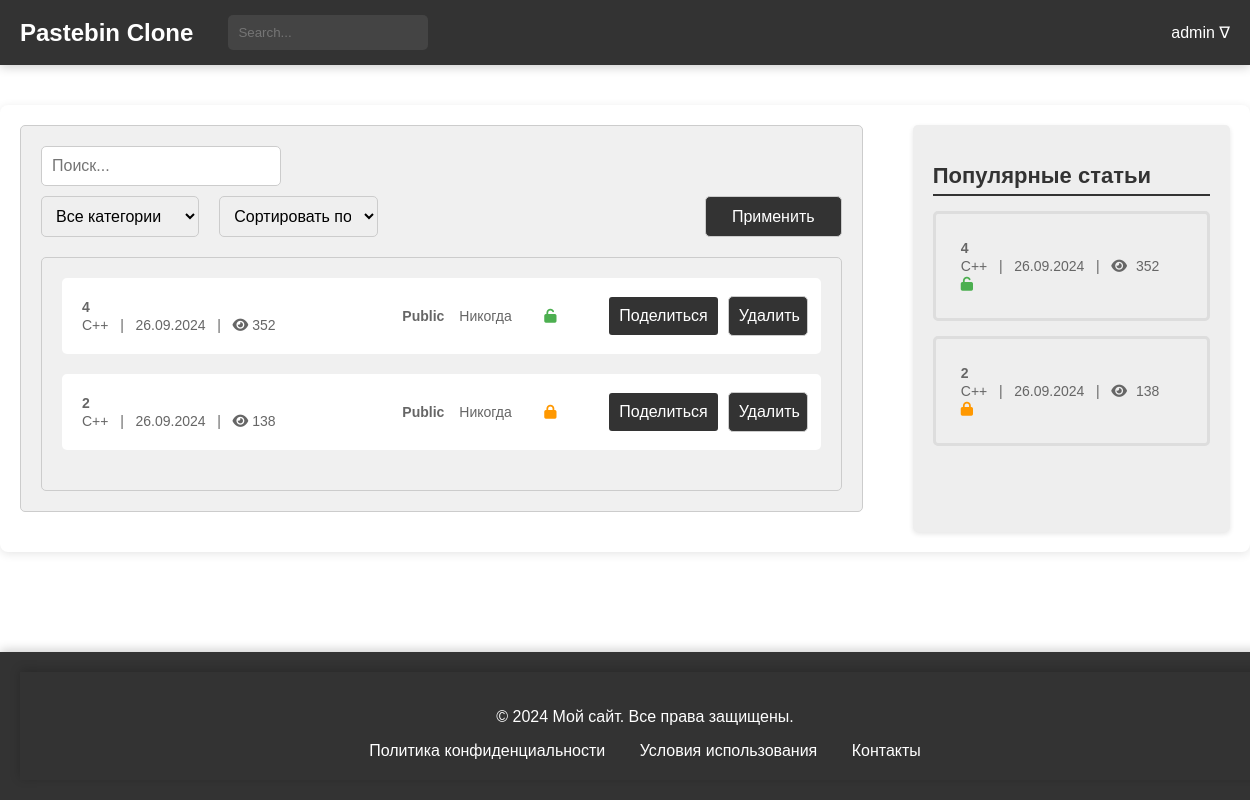
The page /users/posts/ (signed in) on the database as committed earlier.
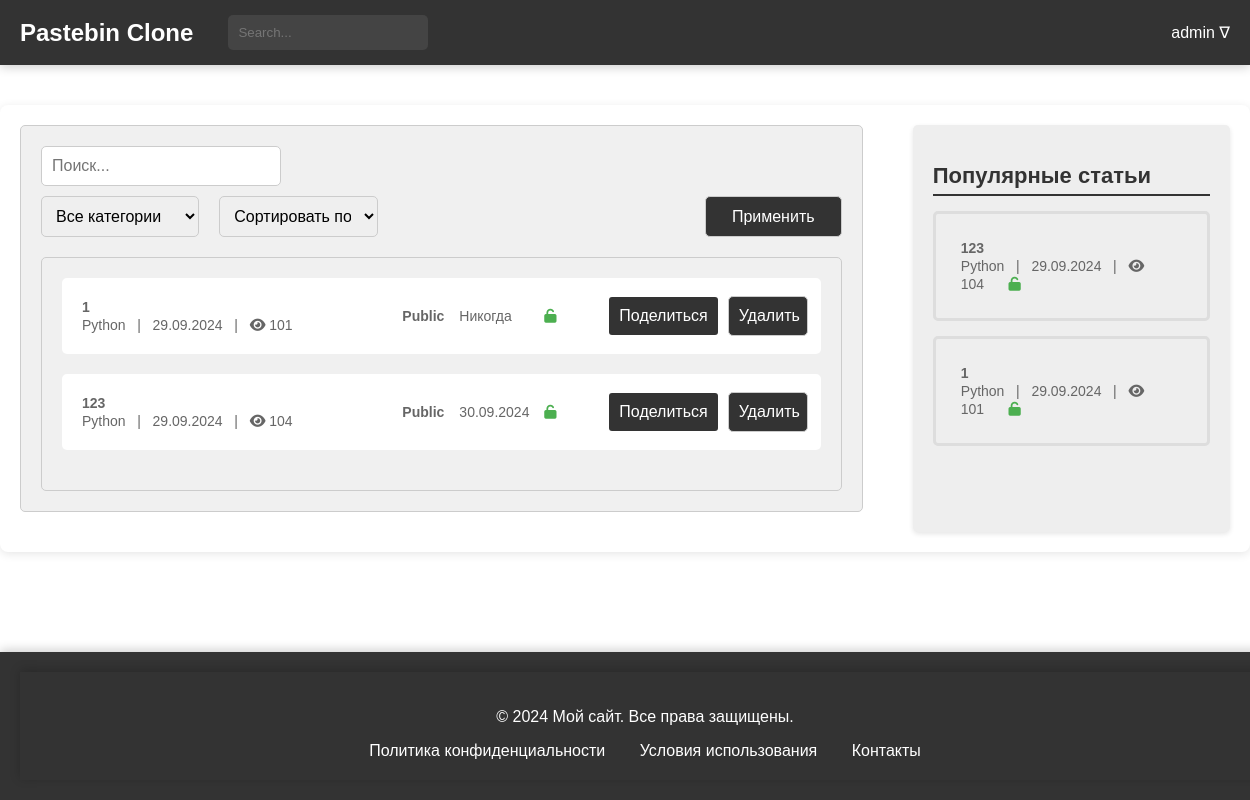
The same page on the database as committed later.
### blog/models.py (models this page shows, shortened)
class Paste(models.Model):
    ACCESS_STATUS_CHOICES = [
        (0, 'Private'),
        (1, 'Public'),
        (2, 'Draft'),
    ]
    TIME_LIVE_CHOICES = [
        (None, 'Никогда'),
        (timedelta(hours=1), 'Через 1 час'),
        (timedelta(days=1), 'Через 1 день'),
        (timedelta(weeks=1), 'Через 1 неделю'),
    ]
    title = models.CharField(max_length=200)
    content = models.TextField()
    author = models.ForeignKey(User, on_delete=models.CASCADE)
    created_at = models.DateTimeField(auto_now_add=True)
    updated_at = models.DateTimeField(auto_now=True)
    slug = models.UUIDField(default=uuid.uuid4, editable=False, unique=True)
    tags = models.ManyToManyField(Tag, related_name='posts')
    category = models.ForeignKey(Category, on_delete=models.SET_NULL, null=True)
    access_status = models.IntegerField(choices=ACCESS_STATUS_CHOICES, default=1)
    time_live = models.DurationField(null=True, blank=True)
    password = models.CharField(max_length=100, null=True, blank=True)
    is_delete_after_read = models.BooleanField(default=False)
    views_count = models.PositiveIntegerField(default=100)
    def get_absolute_url(self):
        return reverse('blog:post-detail', kwargs={'slug': self.slug})
    def get_deletion_date(self):
        if self.time_live:
            deletion_date = timezone.now() + self.time_live
            return deletion_date.strftime('%d.%m.%Y')
        return "Никогда"
    def get_formatted_created_at(self):
        return self.created_at.strftime('%d.%m.%Y')
    class Meta:
        verbose_name = 'Паста'
        verbose_name_plural = 'Паста'

class Category(models.Model):
    name = models.CharField(max_length=30, unique=True)
    parent = models.ForeignKey(
        'self',
        on_delete=models.CASCADE,
        null=True, blank=True,
        related_name='subcategories'
    )
    def __str__(self):
        return self.name
    class Meta:
        verbose_name = 'Категория'
        verbose_name_plural = 'Категории'

### users/views.py (the view)
# urls.py: path('posts/', views.posts_list, name='posts-list'),
def posts_list(request):
    user = request.user
    posts = Paste.objects.filter(author=user).order_by('-created_at')
    popular_posts = Paste.objects.order_by('-views_count')[:5]
    return render(request, 'users/users_posts.html', {
        'posts': posts,
        'popular_posts': popular_posts
    })

### users/templates/users/users_posts.html (shortened to what this page needs)
{% extends 'blog/temps/base.html' %}
{% load static %}
{% block head %}
    <link rel="stylesheet" type="text/css" href="{% static 'css/users_posts.css' %}">
    <link rel="stylesheet" href="https://cdnjs.cloudflare.com/ajax/libs/font-awesome/6.0.0-beta3/css/all.min.css">
{% endblock %}
{% block content %}
<main>
    <div class="main-container">
        <div class="post-filter">
            <form>
                <input type="search" placeholder="Поиск...">
                <div style="display: flex; justify-content: space-between; margin-top: 10px;">
                    <select name="category" style="width: 35%;">
                        <option value="">Все категории</option>
                    </select>
                    <select name="sort" style="width: 35%; margin-left: 20px;">
                        <option value="">Сортировать по</option>
                    </select>
                    <button type="submit" style="margin-left: 327px;">Применить</button>
                </div>
            </form>
            <div class="post-list">
                <ul>
                    {% for post in posts %}
                    <li class="post-item">
                        <div class="post-details">
                            <a href="{% url 'blog:post-detail' post.slug %}">
                                <span class="article-title">{{ post.title }}</span>
                                <br>
                                <span class="article-meta">{{ post.category }} &nbsp; | &nbsp; {{ post.get_formatted_created_at }} &nbsp; |  &nbsp;
                                    <i class="fa fa-eye"></i> <span class="view-count">{{post.views_count}}</span></span>
                            </a>
                        </div>
                        <div class="post-actions">
                            <span class="post-status">{{ post.get_access_status_display }}</span>
                            <span class="post-time">{{ post.get_deletion_date }}</span>
                            {% if post.password %}
                            <span><i class="fa fa-lock" aria-hidden="true" style="color: #FF9800;"></i></span>
                            {% else %}
                            <span><i class="fa fa-unlock" aria-hidden="true" style="color: #4CAF50;"></i></span>
                            {% endif %}
                            <button class="post-share-button" onclick="copyToClipboard('{{ post.get_absolute_url }}')">
                                Поделиться
                            </button>
                            <form method="post" action="{% url 'blog:post-delete' post.id %}">
                                <button type="submit">Удалить</button>
                            </form>
                        </div>
                    </li>
                    {% endfor %}
                </ul>
            </div>
        </div>
        {% include 'blog/temps/popular_posts.html' %}
    </div>
</main>
{% endblock %}

### blog/templates/blog/temps/popular_posts.html
{% load static %}
<head>
    <link rel="stylesheet" type="text/css" href="{% static 'css/popular_posts.css' %}">
</head>
<div class="right-block">
    <h2>Популярные статьи</h2>
    <ul>
        {% for popular_post in popular_posts %}
        <li>
            <a href="{% url 'blog:post-detail' popular_post.slug %}">
                <span class="article-title">{{popular_post.title}}</span>
                <br>
                <span class="article-meta">{{ popular_post.category }} &nbsp; | &nbsp; {{ popular_post.get_formatted_created_at }} &nbsp; |  &nbsp;
                                    <i class="fa fa-eye"></i> <span
                            class="view-count">{{popular_post.views_count}}</span></span>
                {% if popular_post.password %}
                <span><i class="fa fa-lock" aria-hidden="true" style="color: #FF9800;"></i></span>
                {% else %}
                <span><i class="fa fa-unlock" aria-hidden="true" style="color: #4CAF50;"></i></span>
                {% endif %}
            </a>
        </li>
        {% endfor %}
    </ul>
</div>

Rows that differ between the two databases and show on the page:
removed Paste: title "4", category "C++", get_formatted_created_at "26.09.2024", views_count "352", access_status "Public", get_deletion_date "Никогда"
removed Paste: title "2", category "C++", get_formatted_created_at "26.09.2024", views_count "138", access_status "Public", get_deletion_date "Никогда"
added Paste: title "1", category "Python", get_formatted_created_at "29.09.2024", views_count "101", access_status "Public", get_deletion_date "Никогда"
added Paste: title "123", category "Python", get_formatted_created_at "29.09.2024", views_count "104", access_status "Public", get_deletion_date "30.09.2024"
